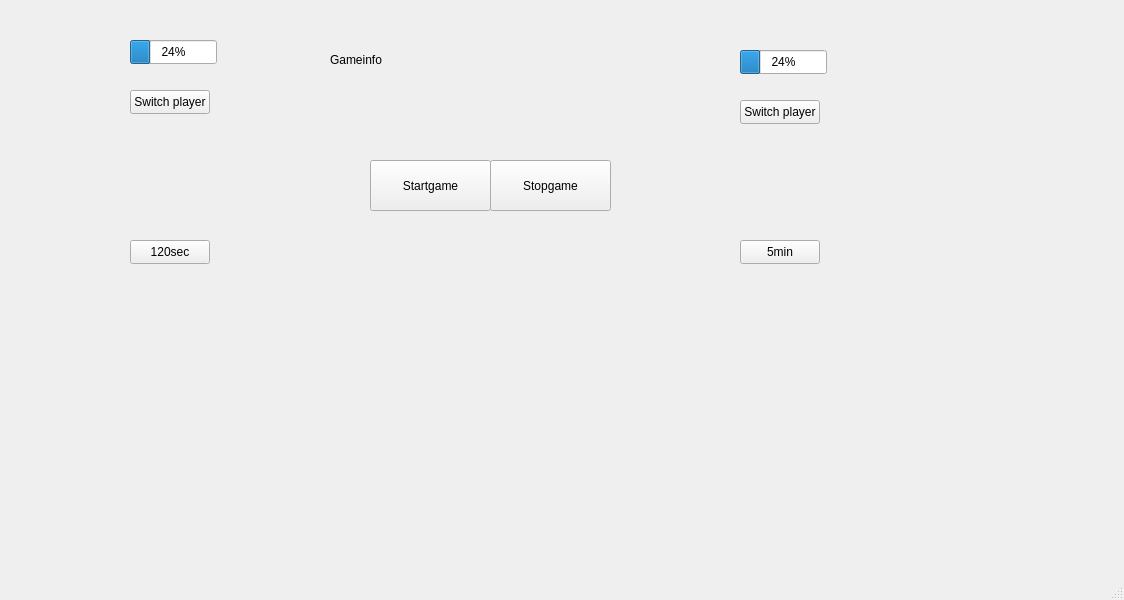
<?xml version="1.0" encoding="UTF-8"?>
<ui version="4.0">
 <class>MainWindow</class>
 <widget class="QMainWindow" name="MainWindow">
  <property name="geometry">
   <rect>
    <x>0</x>
    <y>0</y>
    <width>1124</width>
    <height>600</height>
   </rect>
  </property>
  <property name="windowTitle">
   <string>MainWindow</string>
  </property>
  <widget class="QWidget" name="centralwidget">
   <widget class="QProgressBar" name="progressBarPlayer2">
    <property name="geometry">
     <rect>
      <x>740</x>
      <y>50</y>
      <width>87</width>
      <height>24</height>
     </rect>
    </property>
    <property name="value">
     <number>24</number>
    </property>
   </widget>
   <widget class="QProgressBar" name="progressBarPlayer1">
    <property name="geometry">
     <rect>
      <x>130</x>
      <y>40</y>
      <width>87</width>
      <height>24</height>
     </rect>
    </property>
    <property name="value">
     <number>24</number>
    </property>
   </widget>
   <widget class="QPushButton" name="btnSwitchPlayer1">
    <property name="geometry">
     <rect>
      <x>130</x>
      <y>90</y>
      <width>80</width>
      <height>24</height>
     </rect>
    </property>
    <property name="text">
     <string>Switch player</string>
    </property>
   </widget>
   <widget class="QPushButton" name="btnSwitchPlayer2">
    <property name="geometry">
     <rect>
      <x>740</x>
      <y>100</y>
      <width>80</width>
      <height>24</height>
     </rect>
    </property>
    <property name="text">
     <string>Switch player</string>
    </property>
   </widget>
   <widget class="QLabel" name="labelInfo">
    <property name="geometry">
     <rect>
      <x>330</x>
      <y>29</y>
      <width>311</width>
      <height>61</height>
     </rect>
    </property>
    <property name="text">
     <string>Gameinfo</string>
    </property>
   </widget>
   <widget class="QPushButton" name="btn120Sec">
    <property name="geometry">
     <rect>
      <x>130</x>
      <y>240</y>
      <width>80</width>
      <height>24</height>
     </rect>
    </property>
    <property name="text">
     <string>120sec</string>
    </property>
   </widget>
   <widget class="QPushButton" name="btn5Min">
    <property name="geometry">
     <rect>
      <x>740</x>
      <y>240</y>
      <width>80</width>
      <height>24</height>
     </rect>
    </property>
    <property name="text">
     <string>5min</string>
    </property>
   </widget>
   <widget class="QPushButton" name="btnStartGame">
    <property name="geometry">
     <rect>
      <x>370</x>
      <y>160</y>
      <width>121</width>
      <height>51</height>
     </rect>
    </property>
    <property name="text">
     <string>Startgame</string>
    </property>
   </widget>
   <widget class="QPushButton" name="btnStopGame">
    <property name="geometry">
     <rect>
      <x>490</x>
      <y>160</y>
      <width>121</width>
      <height>51</height>
     </rect>
    </property>
    <property name="text">
     <string>Stopgame</string>
    </property>
   </widget>
  </widget>
  <widget class="QMenuBar" name="menubar">
   <property name="geometry">
    <rect>
     <x>0</x>
     <y>0</y>
     <width>1124</width>
     <height>21</height>
    </rect>
   </property>
  </widget>
  <widget class="QStatusBar" name="statusbar"/>
 </widget>
 <resources/>
 <connections/>
</ui>
